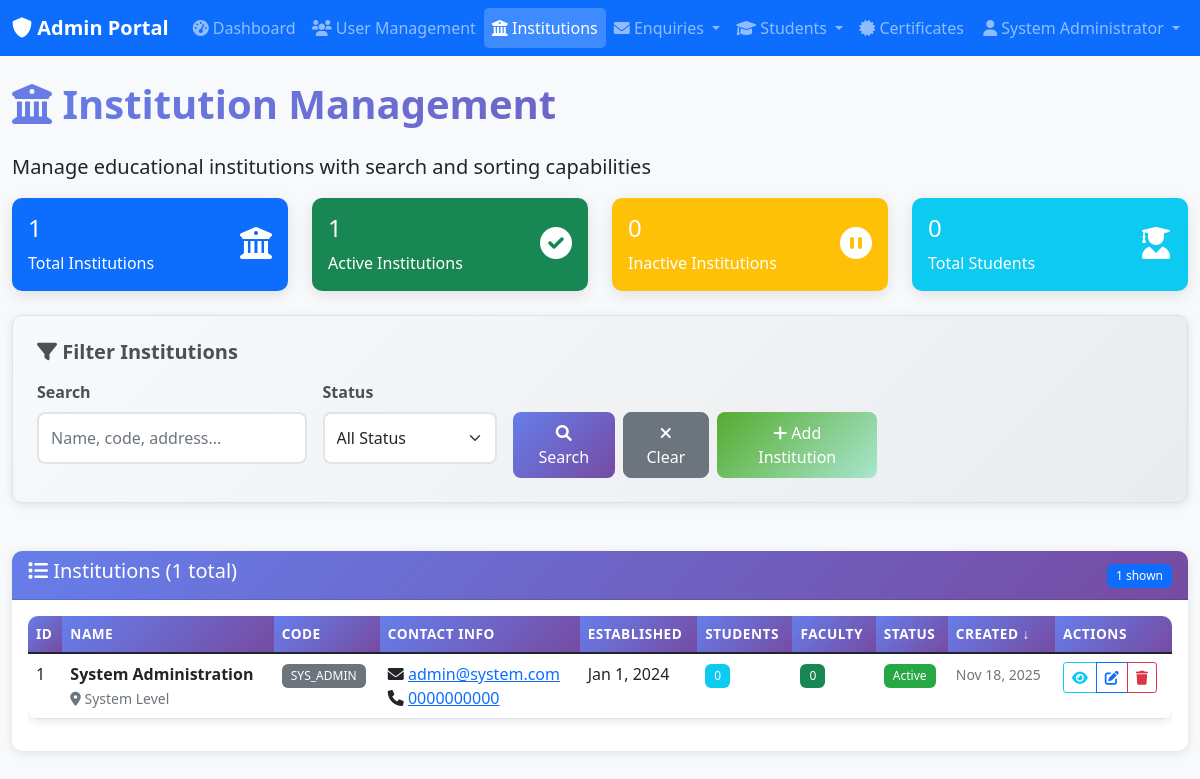
The app's page /public/admin/institutions.php (signed in) with its own data.
### tables this page shows
CREATE TABLE institutions (
    id INT PRIMARY KEY AUTO_INCREMENT,
    name VARCHAR(100) NOT NULL,
    code VARCHAR(20) UNIQUE NOT NULL,
    address TEXT,
    phone VARCHAR(20),
    email VARCHAR(100),
    established_date DATE,
    is_active BOOLEAN DEFAULT TRUE,
    created_at TIMESTAMP DEFAULT CURRENT_TIMESTAMP,
    updated_at TIMESTAMP DEFAULT CURRENT_TIMESTAMP ON UPDATE CURRENT_TIMESTAMP
);

### public/admin/institutions.php (the view, shortened to what the rows shown need)
<?php
require_once __DIR__ . '/../../includes/auth_check_admin.php';
$sort_by = $_GET['sort_by'] ?? 'created_at';
$sort_order = $_GET['sort_order'] ?? 'DESC';
$page = max(1, (int)($_GET['page'] ?? 1));
$per_page = 25;
$filters = [];
$institutions = getFilteredInstitutions($filters, $sort_by, $sort_order, $page, $per_page);
?>
<div class="row">
    <div class="col-12">
        <h1 class="text-gradient mb-4">
            <i class="fas fa-university"></i> Institution Management
        </h1>
    </div>
</div>
<div class="row">
    <div class="col-12">
        <div class="card">
            <div class="card-body">
                <?php if (empty($institutions)): ?>
                    <div class="text-center py-4">
                        <i class="fas fa-university fa-3x text-muted mb-3"></i>
                        <h5 class="text-muted">No Institutions Found</h5>
                        <p class="text-muted">No institutions match your current search criteria.</p>
                    </div>
                <?php else: ?>
                    <div class="table-responsive">
                        <table class="table table-hover">
                            <thead>
                                <tr>
                                    <th>
                                        <a href="?<?php echo http_build_query(array_merge($_GET, ['sort_by' => 'id', 'sort_order' => $sort_by === 'id' && $sort_order === 'ASC' ? 'DESC' : 'ASC'])); ?>">
                                            ID <?php echo $sort_by === 'id' ? ($sort_order === 'ASC' ? '↑' : '↓') : ''; ?>
                                        </a>
                                    </th>
                                    <th>
                                        <a href="?<?php echo http_build_query(array_merge($_GET, ['sort_by' => 'name', 'sort_order' => $sort_by === 'name' && $sort_order === 'ASC' ? 'DESC' : 'ASC'])); ?>">
                                            Name <?php echo $sort_by === 'name' ? ($sort_order === 'ASC' ? '↑' : '↓') : ''; ?>
                                        </a>
                                    </th>
                                    <th>
                                        <a href="?<?php echo http_build_query(array_merge($_GET, ['sort_by' => 'code', 'sort_order' => $sort_by === 'code' && $sort_order === 'ASC' ? 'DESC' : 'ASC'])); ?>">
                                            Code <?php echo $sort_by === 'code' ? ($sort_order === 'ASC' ? '↑' : '↓') : ''; ?>
                                        </a>
                                    </th>
                                    <th>Contact Info</th>
                                    <th>
                                        <a href="?<?php echo http_build_query(array_merge($_GET, ['sort_by' => 'established_date', 'sort_order' => $sort_by === 'established_date' && $sort_order === 'ASC' ? 'DESC' : 'ASC'])); ?>">
                                            Established <?php echo $sort_by === 'established_date' ? ($sort_order === 'ASC' ? '↑' : '↓') : ''; ?>
                                        </a>
                                    </th>
                                    <th>Students</th>
                                    <th>Faculty</th>
                                    <th>Status</th>
                                    <th>
                                        <a href="?<?php echo http_build_query(array_merge($_GET, ['sort_by' => 'created_at', 'sort_order' => $sort_by === 'created_at' && $sort_order === 'ASC' ? 'DESC' : 'ASC'])); ?>">
                                            Created <?php echo $sort_by === 'created_at' ? ($sort_order === 'ASC' ? '↑' : '↓') : ''; ?>
                                        </a>
                                    </th>
                                    <th>Actions</th>
                                </tr>
                            </thead>
                            <tbody>
                                <?php foreach ($institutions as $institution): ?>
                                    <tr>
                                        <td><?php echo $institution['id']; ?></td>
                                        <td>
                                            <strong><?php echo htmlspecialchars($institution['name']); ?></strong>
                                            <?php if ($institution['address']): ?>
                                                <br><small class="text-muted">
                                                    <i class="fas fa-map-marker-alt"></i>
                                                    <?php echo htmlspecialchars(substr($institution['address'], 0, 50)) . (strlen($institution['address']) > 50 ? '...' : ''); ?>
                                                </small>
                                            <?php endif; ?>
                                        </td>
                                        <td>
                                            <span class="badge bg-secondary"><?php echo htmlspecialchars($institution['code']); ?></span>
                                        </td>
                                        <td>
                                            <?php if ($institution['email']): ?>
                                                <div>
                                                    <i class="fas fa-envelope"></i>
                                                    <a href="mailto:<?php echo htmlspecialchars($institution['email']); ?>">
                                                        <?php echo htmlspecialchars($institution['email']); ?>
                                                    </a>
                                                </div>
                                            <?php endif; ?>
                                            <?php if ($institution['phone']): ?>
                                                <div>
                                                    <i class="fas fa-phone"></i>
                                                    <a href="tel:<?php echo htmlspecialchars($institution['phone']); ?>">
                                                        <?php echo htmlspecialchars($institution['phone']); ?>
                                                    </a>
                                                </div>
                                            <?php endif; ?>
                                        </td>
                                        <td>
                                            <?php if ($institution['established_date']): ?>
                                                <?php echo date('M j, Y', strtotime($institution['established_date'])); ?>
                                            <?php else: ?>
                                                <span class="text-muted">Not specified</span>
                                            <?php endif; ?>
                                        </td>
                                        <td>
                                            <span class="badge bg-info">
                                                <?php echo number_format($institution['student_count']); ?>
                                            </span>
                                        </td>
                                        <td>
                                            <span class="badge bg-success">
                                                <?php echo number_format($institution['faculty_count']); ?>
                                            </span>
                                        </td>
                                        <td>
                                            <span class="badge status-<?php echo $institution['is_active'] ? 'active' : 'inactive'; ?>">
                                                <?php echo $institution['is_active'] ? 'Active' : 'Inactive'; ?>
                                            </span>
                                        </td>
                                        <td>
                                            <small class="text-muted">
                                                <?php echo date('M j, Y', strtotime($institution['created_at'])); ?>
                                            </small>
                                        </td>
                                        <td>
                                            <div class="btn-group btn-group-sm" role="group">
                                                <button type="button" class="btn btn-outline-info"
                                                        onclick="viewInstitution(<?php echo htmlspecialchars(json_encode($institution)); ?>)"
                                                        title="View Details">
                                                    <i class="fas fa-eye"></i>
                                                </button>
                                                <button type="button" class="btn btn-outline-primary"
                                                        onclick="editInstitution(<?php echo htmlspecialchars(json_encode($institution)); ?>)"
                                                        title="Edit Institution">
                                                    <i class="fas fa-edit"></i>
                                                </button>
                                                <button type="button" class="btn btn-outline-danger"
                                                        onclick="deleteInstitution(<?php echo $institution['id']; ?>, '<?php echo htmlspecialchars($institution['name']); ?>')"
                                                        title="Delete Institution">
                                                    <i class="fas fa-trash"></i>
                                                </button>
                                            </div>
                                        </td>
                                    </tr>
                                <?php endforeach; ?>
                            </tbody>
                        </table>
                    </div>
                <?php endif; ?>
            </div>
        </div>
    </div>
</div>
<?php
function getFilteredInstitutions($filters = [], $sort_by = 'created_at', $sort_order = 'DESC', $page = 1, $per_page = 25) {
    $whereConditions = [];
    $params = [];
    $whereClause = !empty($whereConditions) ? 'WHERE ' . implode(' AND ', $whereConditions) : '';
    $allowedSorts = ['id', 'name', 'code', 'established_date', 'created_at'];
    $sort_order = strtoupper($sort_order) === 'ASC' ? 'ASC' : 'DESC';
    $offset = ($page - 1) * $per_page;
    $query = "
        SELECT i.*,
               COUNT(DISTINCT s.id) as student_count,
               COUNT(DISTINCT u.id) as faculty_count
        FROM institutions i
        LEFT JOIN students s ON i.id = s.institution_id
        LEFT JOIN users u ON i.id = u.institution_id AND u.role = 'faculty'
        {$whereClause}
        GROUP BY i.id
        ORDER BY i.{$sort_by} {$sort_order}
        LIMIT {$per_page} OFFSET {$offset}
    ";
    return fetchAll($query, $params);
}
?>

### records on screen
institutions: id "1", name "System Administration", address "System Level", code "SYS_ADMIN", email "admin@system.com", phone "0000000000", established_date "Jan 1, 2024", student_count "0", faculty_count "0", is_active "Active", created_at "Nov 18, 2025"

### other values on screen
$item['title'] "Dashboard"
$item['title'] "User Management"
$item['title'] "Institutions"
$item['title'] "Enquiries"
$item['title'] "Students"
$item['title'] "Certificates"
$userName "System Administrator"
$institutionStats['total'] "1"
$institutionStats['active'] "1"
$institutionStats['inactive'] "0"
$institutionStats['total_students'] "0"
$total_institutions "1"
count($institutions) "1"
